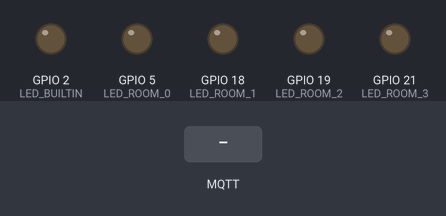
A program run on a simulated ESP32. Shown: output pins drawn as LEDs (lit = HIGH). The inputs (shaded band) are chosen by the test bench. WiFi joins after 1.5 s; servers stay silent unless stated; no MQTT or app messages arrive unless stated; what the program prints to the serial monitor is not drawn.

Above: at 2.7 s.
2.8 s: MQTT message "1" arrives on the first subscribed topic
At 3.8 s:
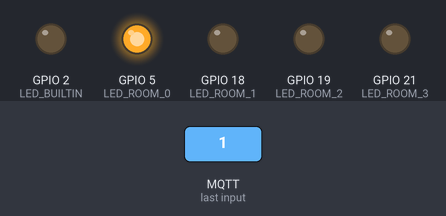
4.4 s: MQTT message "1" arrives on the second subscribed topic
At 5.1 s:
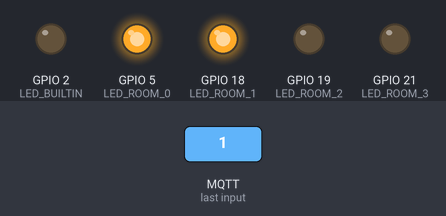
6.0 s: MQTT message "0" arrives on the first subscribed topic
At 7.3 s:
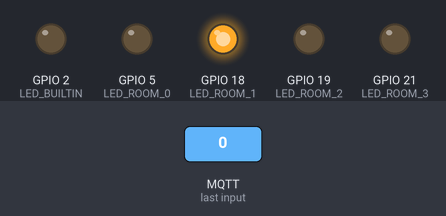
7.6 s: MQTT message "1" arrives on the third subscribed topic
At 8.7 s:
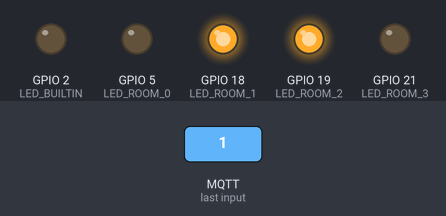
9.2 s: MQTT message "0" arrives on the second subscribed topic
At 9.9 s:
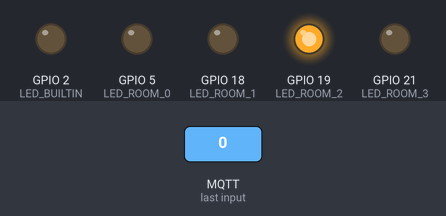
10.8 s: MQTT message "0" arrives on the third subscribed topic
At 12.3 s:
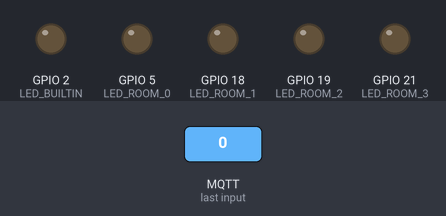
Timing chart, 0 to 13.4 s (numbered marks = the images above; inputs shaded):
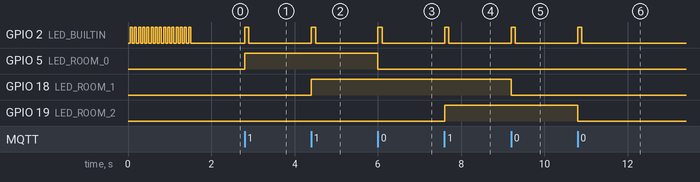

Measured:
- after the input at 2.8 s, GPIO 2 (LED_BUILTIN): LOW → HIGH at once, → LOW 0.10 s later; GPIO 5 (LED_ROOM_0): LOW → HIGH at once
- after the input at 4.4 s, GPIO 2 (LED_BUILTIN): LOW → HIGH at once, → LOW 0.10 s later; GPIO 18 (LED_ROOM_1): LOW → HIGH at once
- after the input at 6.0 s, GPIO 2 (LED_BUILTIN): LOW → HIGH at once, → LOW 0.10 s later; GPIO 5 (LED_ROOM_0): HIGH → LOW at once
- after the input at 7.6 s, GPIO 2 (LED_BUILTIN): LOW → HIGH at once, → LOW 0.10 s later; GPIO 19 (LED_ROOM_2): LOW → HIGH at once
- after the input at 9.2 s, GPIO 2 (LED_BUILTIN): LOW → HIGH at once, → LOW 0.10 s later; GPIO 18 (LED_ROOM_1): HIGH → LOW at once
- after the input at 10.8 s, GPIO 2 (LED_BUILTIN): LOW → HIGH at once, → LOW 0.10 s later; GPIO 19 (LED_ROOM_2): HIGH → LOW at once

The program:

main.cpp
```cpp
#include <Arduino.h>

const int LED_ROOM_0 = 5;
const int LED_ROOM_1 = 18;
const int LED_ROOM_2 = 19;
const int LED_ROOM_3 = 21;
#include "blink_led.hpp"

#include "wifi.hpp"
#include "mqtt.hpp"

void setup() {
  Serial.begin(115200);
  pinMode(LED_BUILTIN, OUTPUT);

  pinMode(LED_ROOM_0, OUTPUT);
  digitalWrite(LED_ROOM_0, LOW);

  pinMode(LED_ROOM_1, OUTPUT);
  digitalWrite(LED_ROOM_1, LOW);

  pinMode(LED_ROOM_2, OUTPUT);
  digitalWrite(LED_ROOM_2, LOW);

  pinMode(LED_ROOM_3, OUTPUT);
  digitalWrite(LED_ROOM_3, LOW);

  ConnectWiFi_STA();
  InitMqtt();
}

void loop() {
  handleBlinkLed();
  handleMqtt();
}
```

blink_led.hpp
```cpp
volatile unsigned long lastBlinkTrigger = 0;
volatile bool startBlinking = false;
volatile int blinkCounter;
volatile int ledState;

void startBlink(int blinks) {
  startBlinking = true;
  lastBlinkTrigger = millis();
  blinkCounter = blinks * 2 - 1;
  digitalWrite(LED_BUILTIN, HIGH);
  ledState = LOW;
}

void handleBlinkLed() {
  unsigned long now = millis();
  if(startBlinking && (now - lastBlinkTrigger > (100))) {
    lastBlinkTrigger = millis();
    digitalWrite(LED_BUILTIN, ledState);
    ledState = !ledState;
    blinkCounter -= 1;
    if (blinkCounter == 0){
      startBlinking = false;
    }
  }
}
```

mqtt.hpp
```cpp
#include <PubSubClient.h>

extern void startBlink(int blinks);
extern const int LED_ROOM_0;
extern const int LED_ROOM_1;
extern const int LED_ROOM_2;

//const char* MQTT_BROKER_ADRESS = "*********";
const char* MQTT_BROKER_ADRESS = "192.168.1.2";
const uint16_t MQTT_PORT = 1883;
const char* MQTT_CLIENT_NAME = "ESP32Rooms";
const char* MQTT_TOPIC_LIGHTS_ROOM_0 = "lights/room0";
const char* MQTT_TOPIC_LIGHTS_ROOM_1 = "lights/room1";
const char* MQTT_TOPIC_LIGHTS_ROOM_2 = "lights/room2";
const char* MQTT_TOPIC_LIGHTS_ROOM_3 = "lights/room3";

WiFiClient espClient;
PubSubClient mqttClient(espClient);

#include "mqtt_events_handler.hpp"

extern void handleEvent(String topic, String message);

void publishMessage(const char* topic, const char* message) {
  if(mqttClient.publish(topic, message)) {
    Serial.println("Message published successfully to topic '" + String(topic) + "' with message '" + String(message) + "'");
  } else {
    Serial.println("Error in message publishing to topic '" + String(topic) + "'");
  }
}

void suscribe() {
  mqttClient.subscribe(MQTT_TOPIC_LIGHTS_ROOM_0);
  mqttClient.subscribe(MQTT_TOPIC_LIGHTS_ROOM_1);
  mqttClient.subscribe(MQTT_TOPIC_LIGHTS_ROOM_2);
  mqttClient.subscribe(MQTT_TOPIC_LIGHTS_ROOM_3);
}

void connect() {
  while (!mqttClient.connected()) {
    Serial.println("Connecting to MQTT broker...");
    if (mqttClient.connect(MQTT_CLIENT_NAME)) {
      Serial.println("Connected to MQTT broker");
      suscribe();
    } else {
      Serial.println("Failed with state " + String(mqttClient.state()) + ", trying again in 2 seconds");
      delay(2000);
    }
  }
}

void OnMqttReceived(char* topic, byte* payload, unsigned int length) {

  String content = "";

  for (size_t i = 0; i < length; i++) {
    content.concat((char)payload[i]);
  }

  Serial.println("Message '" + String(content) + "' received from topic '" + String(topic) + "'");
  startBlink(1);
  handleEvent(String(topic), String(content));
}

void InitMqtt() {
  mqttClient.setServer(MQTT_BROKER_ADRESS, MQTT_PORT);
  mqttClient.setCallback(OnMqttReceived);
  connect();
}

void handleMqtt(){
  if (!mqttClient.connected()) {
    connect();
  }
  mqttClient.loop();
}
```

mqtt_events_handler.hpp
```cpp
extern const int LED_ROOM_0;
extern const int LED_ROOM_1;
extern const int LED_ROOM_2;
extern const int LED_ROOM_3;
extern PubSubClient mqttClient;

extern const char* MQTT_TOPIC_LIGHTS_ROOM_0;
extern const char* MQTT_TOPIC_LIGHTS_ROOM_1;
extern const char* MQTT_TOPIC_LIGHTS_ROOM_2;
extern const char* MQTT_TOPIC_LIGHTS_ROOM_3;

void handleMessage(int led_room, String message) {
  if (message.equals("1")) {
    digitalWrite(led_room, HIGH);
  } else if(message.equals("0")) {
    digitalWrite(led_room, LOW);
  }
}

void handleEvent(String topic, String message) {
  if (topic.equals(MQTT_TOPIC_LIGHTS_ROOM_0)) {
    handleMessage(LED_ROOM_0, message);
  }
  if (topic.equals(MQTT_TOPIC_LIGHTS_ROOM_1)) {
    handleMessage(LED_ROOM_1, message);
  }
  if (topic.equals(MQTT_TOPIC_LIGHTS_ROOM_2)) {
    handleMessage(LED_ROOM_2, message);
  }
  if (topic.equals(MQTT_TOPIC_LIGHTS_ROOM_3)) {
    handleMessage(LED_ROOM_3, message);
  }
}
```

wifi.hpp
```cpp
#include <WiFi.h>

// const char *ssid = "*********";
// const char *password = "*********";
const char *ssid = "TIGO-F173";
const char *password = "pass.23Word";
const char *hostname = "danis";

void ConnectWiFi_STA() {
   Serial.println("");
   WiFi.mode(WIFI_STA);
   WiFi.begin(ssid, password);
   while (WiFi.status() != WL_CONNECTED) {
     digitalWrite(LED_BUILTIN, LOW);
     delay(50);
     digitalWrite(LED_BUILTIN, HIGH);
     delay(50);
     digitalWrite(LED_BUILTIN, LOW);
     Serial.print('.');
   }

   Serial.println("");
   Serial.print("Starting STA:\t");
   Serial.println(ssid);
   Serial.print("IP address:\t");
   Serial.println(WiFi.localIP());
}
```
